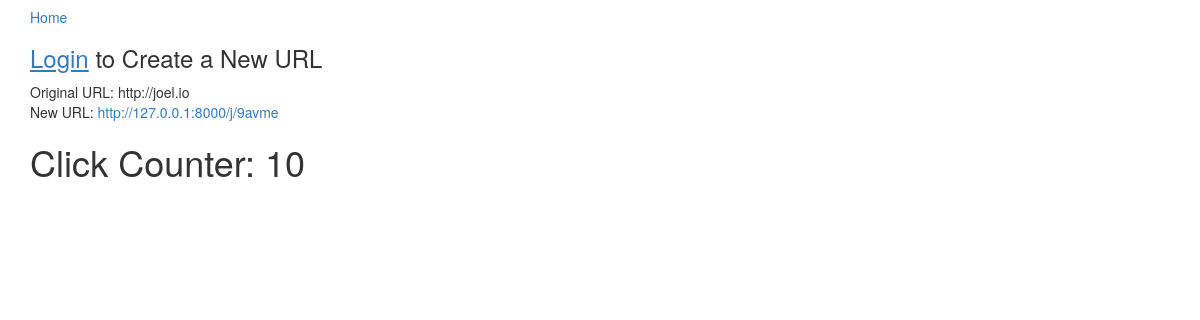
/user/10, run on the app's committed database.
### app/models.py (models this page shows, shortened)
class URL(models.Model):
    input_url = models.URLField()
    title = models.CharField(max_length=40)
    description = models.TextField(blank=True)
    output_url = models.CharField(max_length=100)
    timestamp = models.DateTimeField(auto_now_add=True)
    user = models.ForeignKey(User)
    class Meta:
        ordering = ["-timestamp"]
    @property
    def click_count(self):
        return self.click_set.all().count()

### app/views.py (the view)
# urls.py: url(r'^user/(?P<pk>\d+)', URLDetailView.as_view(), name="url_detail_view")
class URLDetailView(DetailView):
    model = URL

### templates/app/url_detail.html
{% extends "base.html" %}
{% block content %}
    <div> Original URL: {{ object.input_url }}
    </div> New URL: <a target ="blank" href="{% url 'redirect_view' url.output_url %}">http://127.0.0.1:8000/j/{{ object.output_url }}</a>
    <h1>Click Counter: {{ object.click_count }}</h1>
{% endblock %}

### data on the page
URL: input_url "http://joel.io", output_url "9avme", click_count "10"
